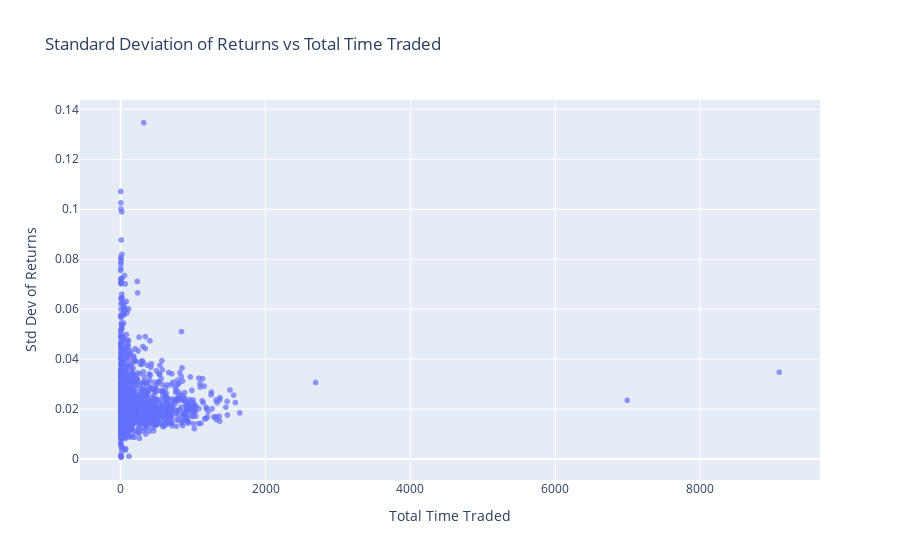

The code cell stored with this chart in its notebook:
### Code cell
plot_data['Total_Trade'] = plot_data['Long'] + plot_data['Short']

# Plot
fig = px.scatter(plot_data, x='Total_Trade', y='std_dev', hover_name='Ticker',
                 labels={'Total_Trade': 'Total Time Traded', 'std_dev': 'Std Dev of Returns'},
                 title='Standard Deviation of Returns vs Total Time Traded',
                 size_max=60, opacity=0.7)

fig.update_layout(showlegend=False)
fig.show()

### Figure 1 — Plotly figure (JSON) as saved in the notebook; plotly's stock layout.template omitted (floating-point values rounded to 4 significant figures; data arrays with more than 128 entries replaced by an {"elided": "..."} marker saying what was removed)
{"data": [{"hovertemplate": "<b>%{hovertext}</b><br><br>Total Time Traded=%{x}<br>Std Dev of Returns=%{y}<extra></extra>", "hovertext": {"elided": "1407 str values"}, "legendgroup": "", "marker": {"color": "#636efa", "opacity": 0.7, "symbol": "circle"}, "mode": "markers", "name": "", "showlegend": false, "type": "scattergl", "x": {"elided": "1407 int values"}, "xaxis": "x", "y": {"elided": "1407 float values"}, "yaxis": "y"}], "layout": {"legend": {"tracegroupgap": 0}, "showlegend": false, "title": {"text": "Standard Deviation of Returns vs Total Time Traded"}, "xaxis": {"anchor": "y", "domain": [0, 1], "title": {"text": "Total Time Traded"}}, "yaxis": {"anchor": "x", "domain": [0, 1], "title": {"text": "Std Dev of Returns"}}}}
